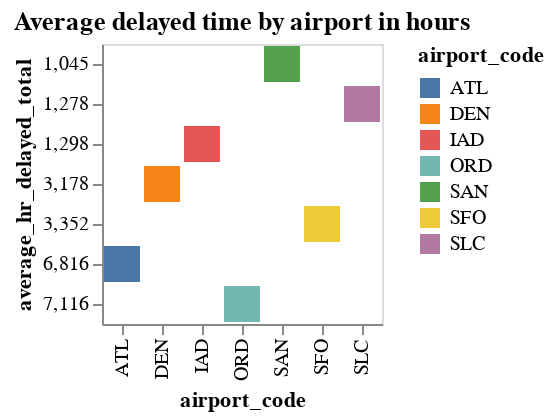

Notebook code for this chart:
### Markdown cell above
_include figures in chunks and discuss your findings in the figure._

### Code cell
#| label: GQ1 chart
#| code-summary: plot example
#| fig-align: center

chart_delay = (alt.Chart(dft,
    title = "Average delayed time by airport in hours")
    .encode(
    alt.X('airport_code'), 
    alt.Y('average_hr_delayed_total'),
    alt.Color('airport_code')
    )
    .mark_bar()
    )

display(chart_delay)

### Figure 1 — Vega-Lite specification as saved in the notebook (floating-point values rounded to 4 significant figures)
{"config": {"view": {"continuousWidth": 400, "continuousHeight": 300}}, "data": {"name": "data-c0bb9253a2ad35a1e1379d23db217be7"}, "mark": "bar", "encoding": {"color": {"field": "airport_code", "type": "nominal"}, "x": {"field": "airport_code", "type": "nominal"}, "y": {"field": "average_hr_delayed_total", "type": "nominal"}}, "title": "Average delayed time by airport in hours", "$schema": "https://vega.github.io/schema/vega-lite/v4.17.0.json", "datasets": {"data-c0bb9253a2ad35a1e1379d23db217be7": [{"airport_code": "ATL", "total_num_flights": "4,430,047", "total_delay_flights": "902,443", "average_delay_time": "408,969", "proportion_delayed_flights": 0.2, "average_hr_delayed_total": "6,816"}, {"airport_code": "DEN", "total_num_flights": "2,513,974", "total_delay_flights": "468,519", "average_delay_time": "190,707", "proportion_delayed_flights": 0.19, "average_hr_delayed_total": "3,178"}, {"airport_code": "IAD", "total_num_flights": "851,571", "total_delay_flights": "168,467", "average_delay_time": "77,905", "proportion_delayed_flights": 0.2, "average_hr_delayed_total": "1,298"}, {"airport_code": "ORD", "total_num_flights": "3,597,588", "total_delay_flights": "830,825", "average_delay_time": "426,940", "proportion_delayed_flights": 0.23, "average_hr_delayed_total": "7,116"}, {"airport_code": "SAN", "total_num_flights": "917,862", "total_delay_flights": "175,132", "average_delay_time": "62,698", "proportion_delayed_flights": 0.19, "average_hr_delayed_total": "1,045"}, {"airport_code": "SFO", "total_num_flights": "1,630,945", "total_delay_flights": "425,604", "average_delay_time": "201,140", "proportion_delayed_flights": 0.26, "average_hr_delayed_total": "3,352"}, {"airport_code": "SLC", "total_num_flights": "1,403,384", "total_delay_flights": "205,160", "average_delay_time": "76,692", "proportion_delayed_flights": 0.15, "average_hr_delayed_total": "1,278"}]}}
